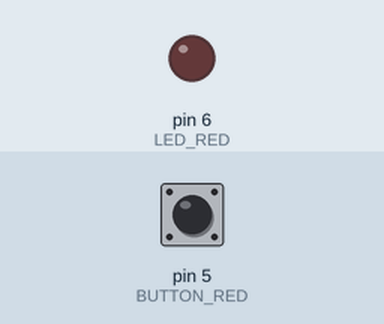
This sketch was run on a simulated Arduino Uno, built with avr-gcc and run on an emulated ATmega328P. On the bench: output pins drawn as LEDs (lit = HIGH). The inputs (shaded band) are chosen by the test bench; at power-on: pin 5 (BUTTON_RED) HIGH.

Above: at 1.2 s.
1.3 s: pin 5 (BUTTON_RED) pulled LOW for 0.15 s
At 1.8 s:
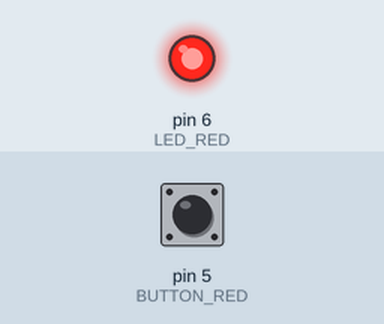
2.9 s: pin 5 (BUTTON_RED) pulled LOW for 1 s
At 4.2 s:
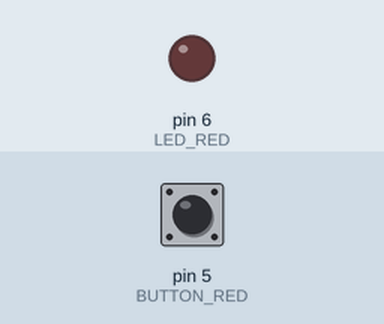
5.4 s: pin 5 (BUTTON_RED) pulled LOW for 3.2 s
At 6.1 s:
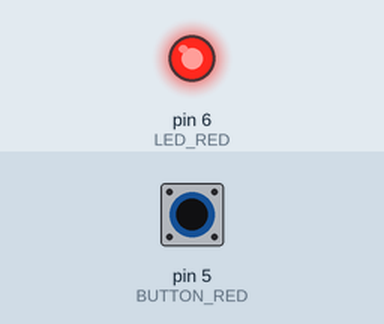
Timing chart, 0 to 8.4 s (numbered marks = the images above; inputs shaded):
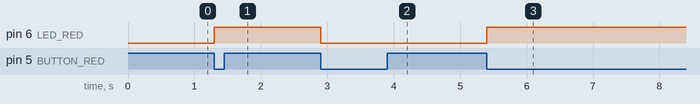

The sketch:

Example-3-Debounce-the-Push-Button.ino
```cpp
#define LED_RED 6
#define BUTTON_RED 5

byte lastButtonState;
byte ledState = LOW;

unsigned long lastTimeButtonStateChanged = millis();
unsigned long debounceDuration = 50; // millis

void setup()
{
    pinMode(LED_RED, OUTPUT);
    pinMode(BUTTON_RED, INPUT);
    lastButtonState = digitalRead(BUTTON_RED);
}

void loop()
{
    if (millis() - lastTimeButtonStateChanged >= debounceDuration)
    {
        byte buttonState = digitalRead(BUTTON_RED);
        if (buttonState != lastButtonState)
        {
            lastTimeButtonStateChanged = millis();
            lastButtonState = buttonState;
            if (buttonState == LOW)
            {
                if (ledState == HIGH)
                {
                    ledState = LOW;
                }
                else
                {
                    ledState = HIGH;
                }
                digitalWrite(LED_RED, ledState);
            }
        }
    }
}
```

Measured:
- after the input at 1.3 s, pin 6 (LED_RED): LOW → HIGH at once
- after the input at 2.9 s, pin 6 (LED_RED): HIGH → LOW at once
- after the input at 5.4 s, pin 6 (LED_RED): LOW → HIGH at once
